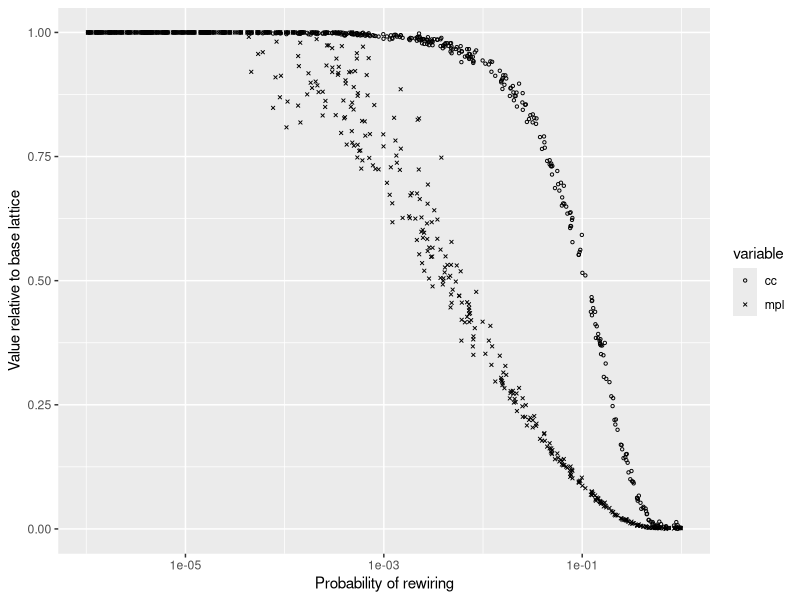
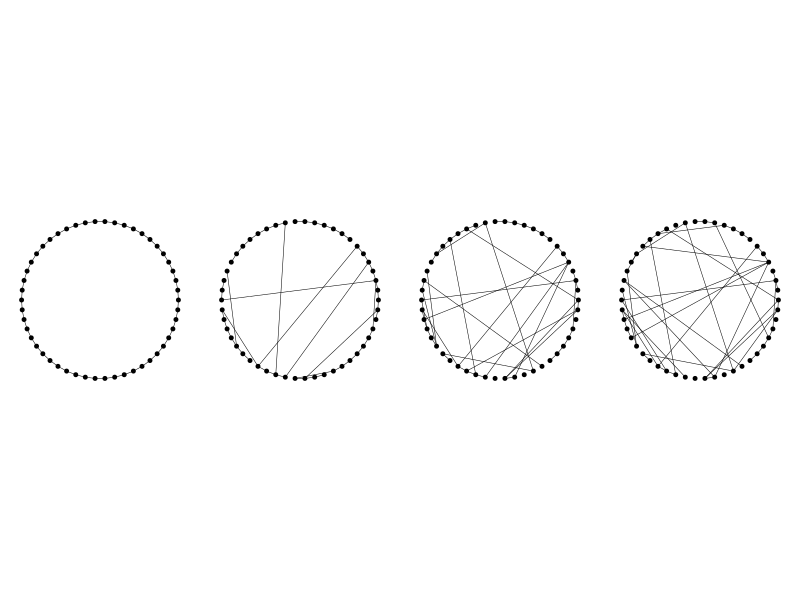
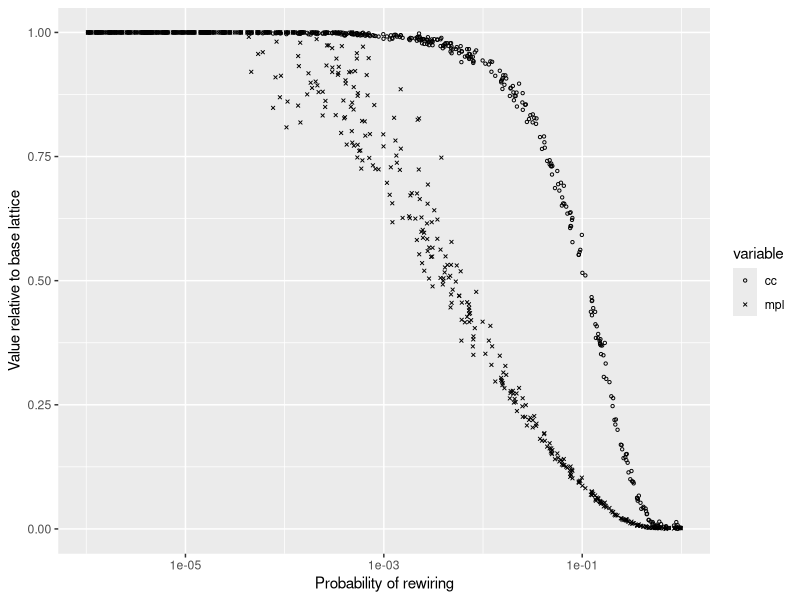
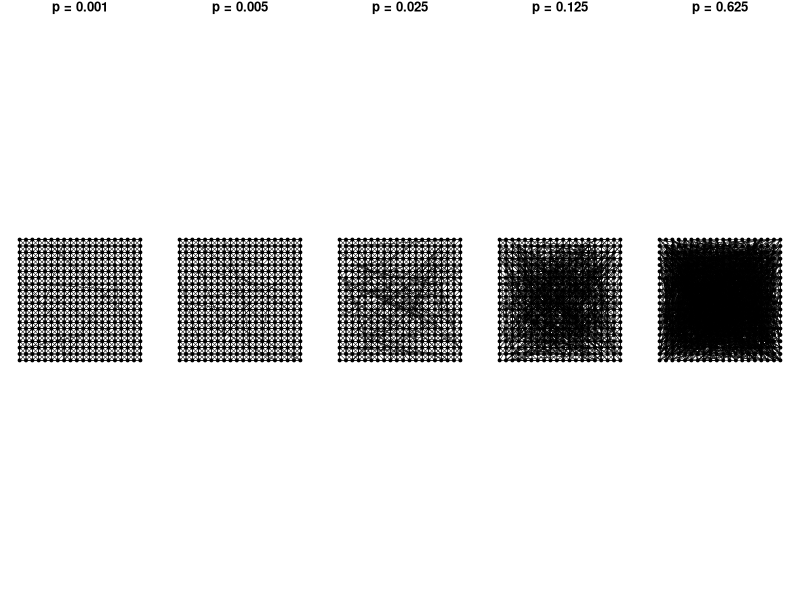
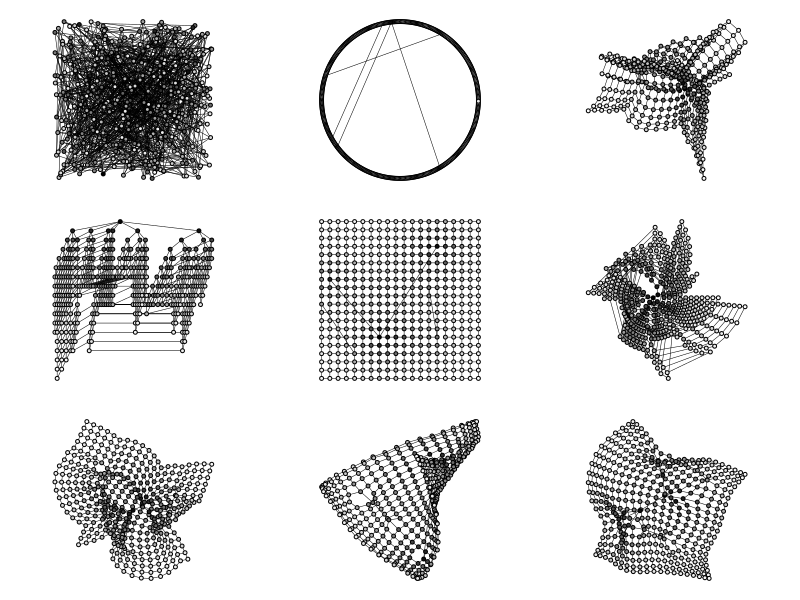

Write R code to recreate these figures, in order.
library(igraph)
library(dplyr)
library(scales)
library(ggplot2)
library(reshape2)
library(svglite)
library(RColorBrewer)

setwd("~/Documents/ComputingGeographically/cg-working-copy/examples/trade")

plot.the.graph <- function(G, main='', layout=layout.grid(G), vertex.color='black') {
  plot(G, main=main,
       layout=layout, 
       vertex.label=NA, vertex.color=vertex.color, vertex.size=5, vertex.shape='circle', vertex.lwd=0, 
       edge.color='black', edge.width=0.5)
}

# base.graph <- watts.strogatz.game(2, 20, 2, 0)

base.graph <- make_lattice(length=20, dim=2, nei=2)
ccs <- c(transitivity(base.graph, type='average'))
mpls <- c(mean(distances(base.graph)))
ps <- c(0)

for (i in 1:500) {
  p <- 10 ^ (-6 * runif(1))
  the.graph <- rewire(base.graph, each_edge(p))
  if (components(the.graph)$no == 1) {
    ccs <- c(ccs, transitivity(the.graph, type='average'))
    mpls <- c(mpls, mean(distances(the.graph)))
    ps <- c(ps, p)
  }
}

df.raw <- data.frame(p=ps, cc=ccs, mpl=mpls) %>% 
   mutate(cc = rescale(cc, to=c(0, 1)), mpl = rescale(mpl, to=c(0, 1))) %>% 
   slice(2:n())

df.melt <- df.raw %>%
  melt(id = 'p')

ggplot(df.melt, aes(x=p, y=value, shape=variable)) + 
  geom_point(cex=.8) + 
  # geom_smooth() + 
  scale_x_log10() +
  scale_shape_manual(values=c(1, 4)) +
  xlab('Probability of rewiring') +
  ylab('Value relative to base lattice')
ggsave('small-worlds-trend.svg')

pdf('small-worlds.pdf', width=7.66, height=2.84)
par(mfrow=c(1,5), mar=rep(1, 4))
plot.the.graph(rewire(base.graph, each_edge(0.001)), main='p = 0.001')
plot.the.graph(rewire(base.graph, each_edge(0.005)), main='p = 0.005')
plot.the.graph(rewire(base.graph, each_edge(0.025)), main='p = 0.025')
plot.the.graph(rewire(base.graph, each_edge(0.125)), main='p = 0.125')
plot.the.graph(rewire(base.graph, each_edge(0.625)), main='p = 0.625')
dev.off()


## 1-D small worlds
the.graph <- make_lattice(50, dim=1, circular = TRUE)
par(mfrow=c(1,4), mar=rep(1,4))
plot.the.graph(the.graph, layout=layout.circle(the.graph))
for (i in 1:3) {
  the.graph <- rewire(the.graph, each_edge(0.1))
  plot.the.graph(the.graph, layout=layout.circle(the.graph))
}

## redrawings
the.graph <- make_lattice(length=20, dim=2, nei=1)
the.graph <- rewire(the.graph, each_edge(1/400))
vertex_attr(the.graph, 'centrality') <- centralization.closeness(the.graph)$res

fine = 500 # this will adjust the resolving power.
# ylord <- brewer.pal(7, 'YlOrRd')
ylord <- brewer.pal(9, 'Greys')
pal = colorRampPalette(ylord)

#this gives you the colors you want for every point
graphCol = pal(fine)[as.numeric(cut(V(the.graph)$centrality, breaks=fine))]

svg('redrawings-bw.svg', width=4.4, height=4.4)
par(mfrow=c(3, 3), mar=rep(1, 4))
plot.the.graph(the.graph, layout=layout_randomly(the.graph), vertex.color=graphCol)
plot.the.graph(the.graph, layout=layout.circle(the.graph), vertex.color=graphCol)
plot.the.graph(the.graph, layout=layout_with_mds(the.graph), vertex.color=graphCol)
plot.the.graph(the.graph, layout=layout_as_tree(the.graph), vertex.color=graphCol)
plot.the.graph(the.graph, vertex.color=graphCol)
plot.the.graph(the.graph, layout=layout_as_tree(the.graph, circular=TRUE), vertex.color=graphCol)
plot.the.graph(the.graph, layout=layout.kamada.kawai(the.graph), vertex.color=graphCol)
plot.the.graph(the.graph, layout=layout.drl(the.graph), vertex.color=graphCol)
plot.the.graph(the.graph, layout=layout.fruchterman.reingold(the.graph), vertex.color=graphCol)
dev.off()
